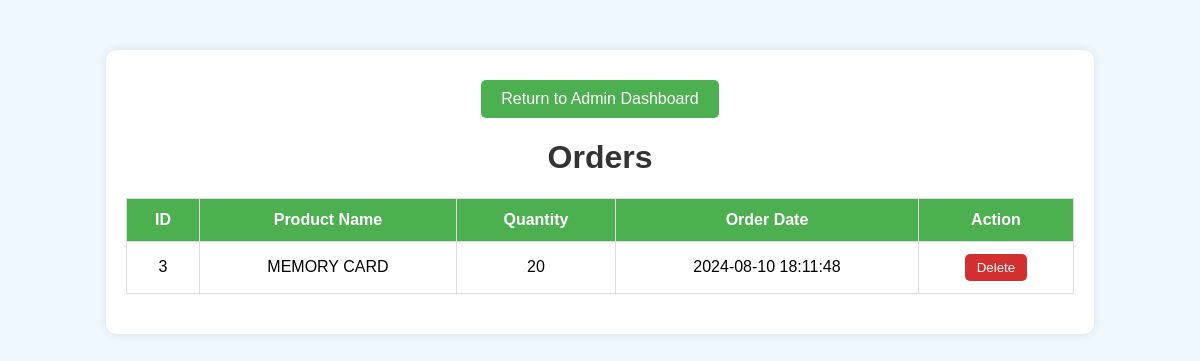
/view_orders.php (signed in), run on the app's committed database.
### tables this page shows
CREATE TABLE IF NOT EXISTS `orders` (
  `id` int NOT NULL AUTO_INCREMENT,
  `customer_name` varchar(255) NOT NULL,
  `email` varchar(255) NOT NULL,
  `product_id` int NOT NULL,
  `quantity` int NOT NULL,
  `order_date` timestamp NULL DEFAULT CURRENT_TIMESTAMP,
  PRIMARY KEY (`id`),
  KEY `product_id` (`product_id`)
);

CREATE TABLE IF NOT EXISTS `products` (
  `id` int NOT NULL AUTO_INCREMENT,
  `name` varchar(255) NOT NULL,
  `description` text NOT NULL,
  `price` decimal(10,2) NOT NULL,
  `image` varchar(255) NOT NULL,
  PRIMARY KEY (`id`)
);

### view_orders.php (the view, shortened to what this page needs)
<?php
include 'db.php';
$query = "
    SELECT orders.id, products.name AS product_name, orders.quantity, orders.order_date
    FROM orders
    JOIN products ON orders.product_id = products.id
    ORDER BY orders.order_date DESC
";
$result = $mysqli->query($query);
?>
<!DOCTYPE html>
<html lang="en">
<head>
</head>
<body>
    <div class="container">
        <a href="admin_dashboard.php" class="return-btn">Return to Admin Dashboard</a>
        <h1 class="my-4">Orders</h1>
        <table>
            <thead>
                <tr>
                    <th>ID</th>
                    <th>Product Name</th>
                    <th>Quantity</th>
                    <th>Order Date</th>
                    <th>Action</th>
                </tr>
            </thead>
            <tbody>
                <?php while ($row = $result->fetch_assoc()): ?>
                <tr>
                    <td><?php echo htmlspecialchars($row['id']); ?></td>
                    <td><?php echo htmlspecialchars($row['product_name']); ?></td>
                    <td><?php echo htmlspecialchars($row['quantity']); ?></td>
                    <td><?php echo htmlspecialchars($row['order_date']); ?></td>
                    <td>
                        <form action="delete_order.php" method="post" onsubmit="return confirm('Are you sure you want to delete this order?');">
                            <button type="submit" class="delete-btn">Delete</button>
                        </form>
                    </td>
                </tr>
                <?php endwhile; ?>
            </tbody>
        </table>
    </div>
</body>
</html>

### view_orders.php (style rules this page uses)
body { background-color: #f0f8ff; font-family: Arial, sans-serif; }
.container { width: 80%; margin: 50px auto; background-color: #ffffff; padding: 20px; border-radius: 10px; box-shadow: 0 0 10px rgba(0, 0, 0, 0.1); }
h1 { text-align: center; color: #333333; }
table { width: 100%; border-collapse: collapse; margin: 20px 0; }
table, th, td { border: 1px solid #dddddd; }
th, td { padding: 12px; text-align: center; }
th { background-color: #4CAF50; color: white; }
.delete-btn { background-color: #d32f2f; color: white; padding: 6px 12px; border: none; border-radius: 5px; cursor: pointer; }
.return-btn { background-color: #4CAF50; color: white; padding: 10px 20px; border: none; border-radius: 5px; cursor: pointer; text-decoration: none; display: block; margin: 10px auto; width: fit-content; }

### data on the page
orders: id "3", product.name "MEMORY CARD", quantity "20", order_date "2024-08-10 18:11:48"
